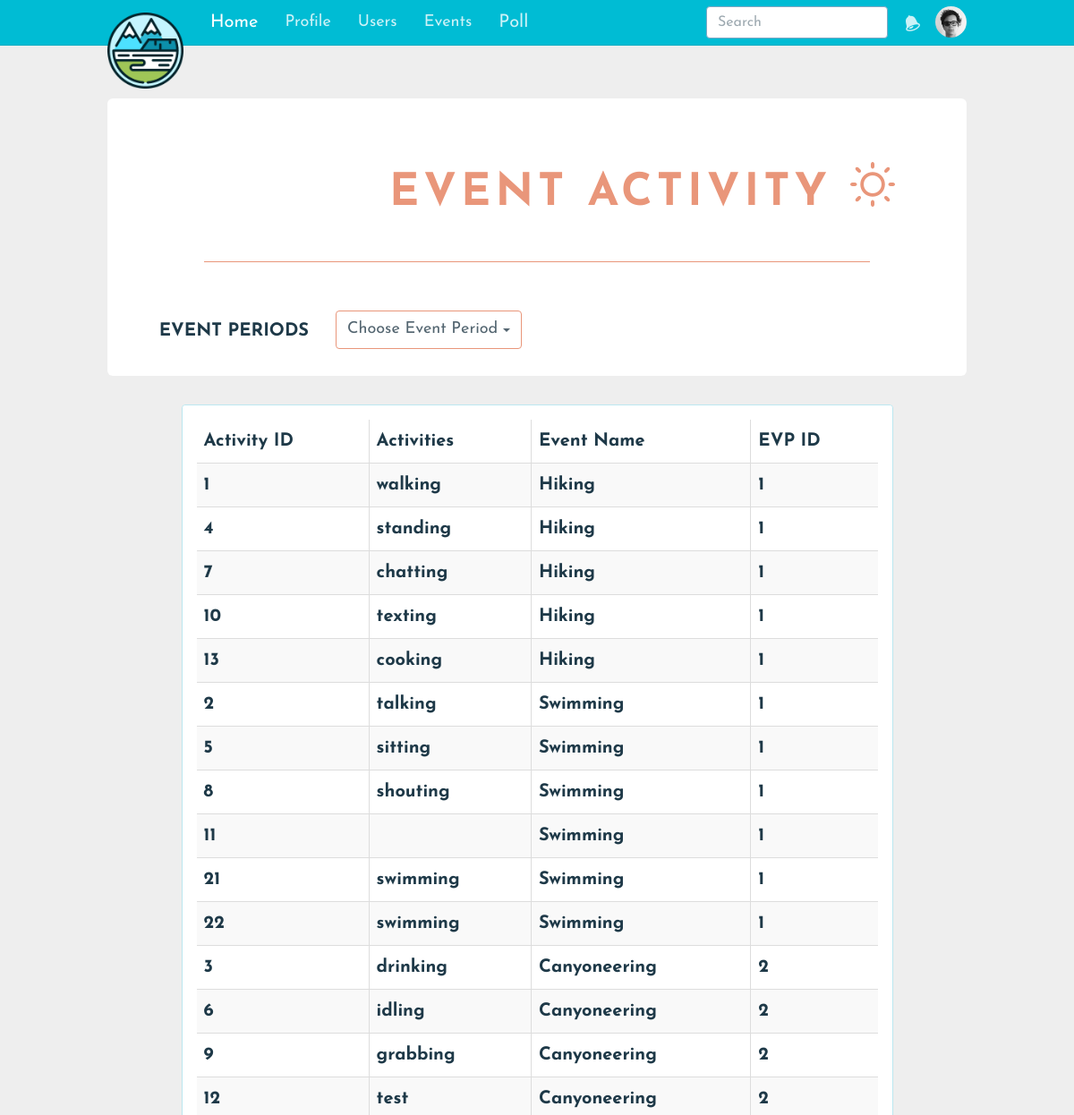
Page /Activity.php (signed in, upper part) on the earlier database version.
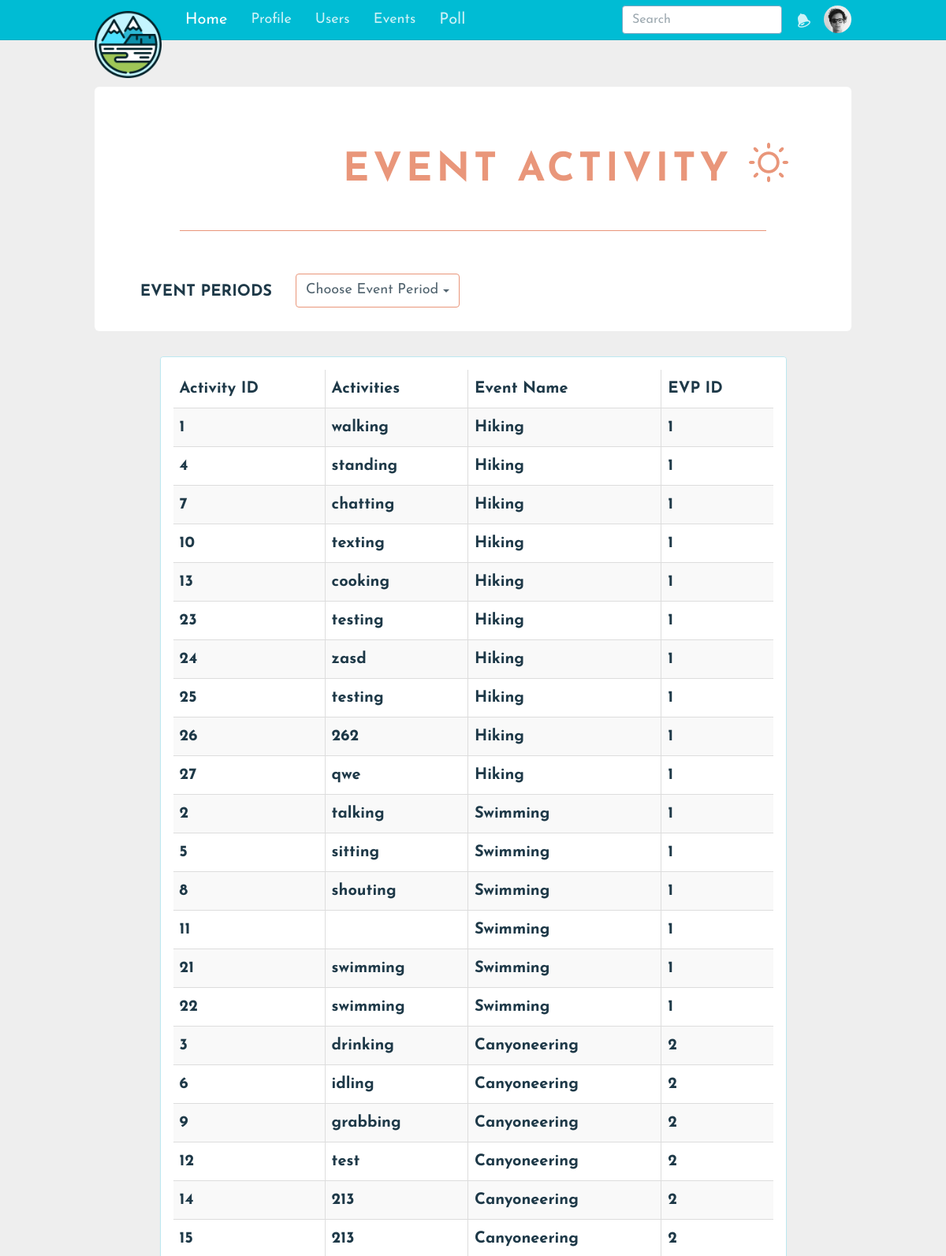
Same page on the later database version.
### tables this page shows
CREATE TABLE `activities` (
  `activity_id` int(10) NOT NULL AUTO_INCREMENT,
  `event_id` int(10) DEFAULT NULL,
  `name` varchar(255) DEFAULT NULL,
  PRIMARY KEY (`activity_id`),
  KEY `event_id` (`event_id`),
  CONSTRAINT `activities_ibfk_1` FOREIGN KEY (`event_id`) REFERENCES `events` (`event_id`)
);

CREATE TABLE `events` (
  `event_id` int(10) NOT NULL AUTO_INCREMENT,
  `evp_id` int(10) DEFAULT NULL,
  `name` varchar(255) DEFAULT NULL,
  `description` varchar(255) DEFAULT NULL,
  `location` text,
  `image` text,
  PRIMARY KEY (`event_id`),
  KEY `evp_id` (`evp_id`),
  CONSTRAINT `events_ibfk_1` FOREIGN KEY (`evp_id`) REFERENCES `event_voting_period` (`evp_id`)
);

### Activity.php (called while the page is built, shortened)
<?php
include('views/menubar/addActivity.php');
 ?>

### class/activityClass.php (called while the page is built, shortened)
<?php
class activityClass
{
     public function getAllActivities()
     {
          try {
               $db = getDB();
               $st = $db->prepare("SELECT DISTINCT events.`event_id` AS 'Event ID',events.`name` AS 'Event Name', activities.`activity_id` AS 'Activity ID',activities.`name` AS 'Activity Name',events.`evp_id` AS 'EVP ID'
                    FROM event_voting_period, EVENTS, activities
                    WHERE activities.`event_id`= events.`event_id` AND events.`evp_id` = event_voting_period.`evp_id`");
               $st->execute();
               $data=$st->fetchAll();
          } catch (PDOException $e) {
          }
          return $data;
     }
}
?>

### views/menubar/addActivity.php (the view, shortened to what this page needs)
<?php
require_once'views/layouts/header.php';
require_once'views/layouts/nav.php';
include('class/activityClass.php');
$activityClass = new activityClass();
$activities = $activityClass->getAllActivities();
if(!isset($_GET['evp_id']))
{
	$evpTitle="Choose Event Period";
}
	?>
	<div class="container p-t-lg">
		<form method="post" name="addActivityy" class="form-horizontal" role="form">
			<br>
			<h2 style="font-size: 50px; color: darksalmon; ">
				Event Activity <span class="icon icon-light-up"></span>
			</h2>
			<hr style="border-color:darksalmon;"">
			<br>
			<div class="form-group">
				<label class="col-sm-3 control-label">EVENT PERIODS</label>
				<div class="dropdown col-sm-4">
					<button class="btn btn-default dropdown-toggle" type="button" id="dropdownEvent" data-toggle="dropdown" aria-haspopup="true" aria-expanded="true" style="border-color: darksalmon;">
						<?php echo $evpTitle ?>
						<span class="caret"></span>
					</button>
			</div>
		</div>
	</form>
	<br>
	<div class="row">
		<div class="form col-sm-10 col-sm-offset-1">
			<div class="panel panel-info">
				<div class="panel panel-body">
					<table id="act" class="table table-striped table-bordered dt-responsive nowrap" cellspacing="0" width="100%">
						<?php
						if(!isset($_GET['id'])&&!isset($_GET['evp_id']))
							{ ?>
						<thead>
							<tr>
								<th>Activity ID</th>
								<th>Activities</th>
								<th>Event Name</th>
								<th>EVP ID</th>
							</tr>
						</thead>
						<tbody>
						<?php foreach($activities as $activity)
						{ ?>
							<tr>
								<th><?php echo $activity['Activity ID'];?></th>
								<th><?php echo $activity['Activity Name']; ?></th>
								<th><?php echo $activity['Event Name']; ?></th>
								<th><?php echo $activity['EVP ID']; ?></th>
							</tr>
							<?php } ?>
						</tbody>
					<?php } ?>
				</table>
			</div>
		</div>
	</div>
</div>
</div>
<?php
require_once 'views/layouts/footer.php';
?>

Differences in the rows shown:
added activities: activity_id "23", name "testing", event.name "Hiking", event.evp_id "1"
added activities: activity_id "24", name "zasd", event.name "Hiking", event.evp_id "1"
added activities: activity_id "25", name "testing", event.name "Hiking", event.evp_id "1"
added activities: activity_id "26", name "262", event.name "Hiking", event.evp_id "1"
added activities: activity_id "27", name "qwe", event.name "Hiking", event.evp_id "1"
now on this page (row unchanged): activities: activity_id "14", name "213", event.name "Canyoneering", event.evp_id "2"
now on this page (row unchanged): activities: activity_id "15", name "213", event.name "Canyoneering", event.evp_id "2"
